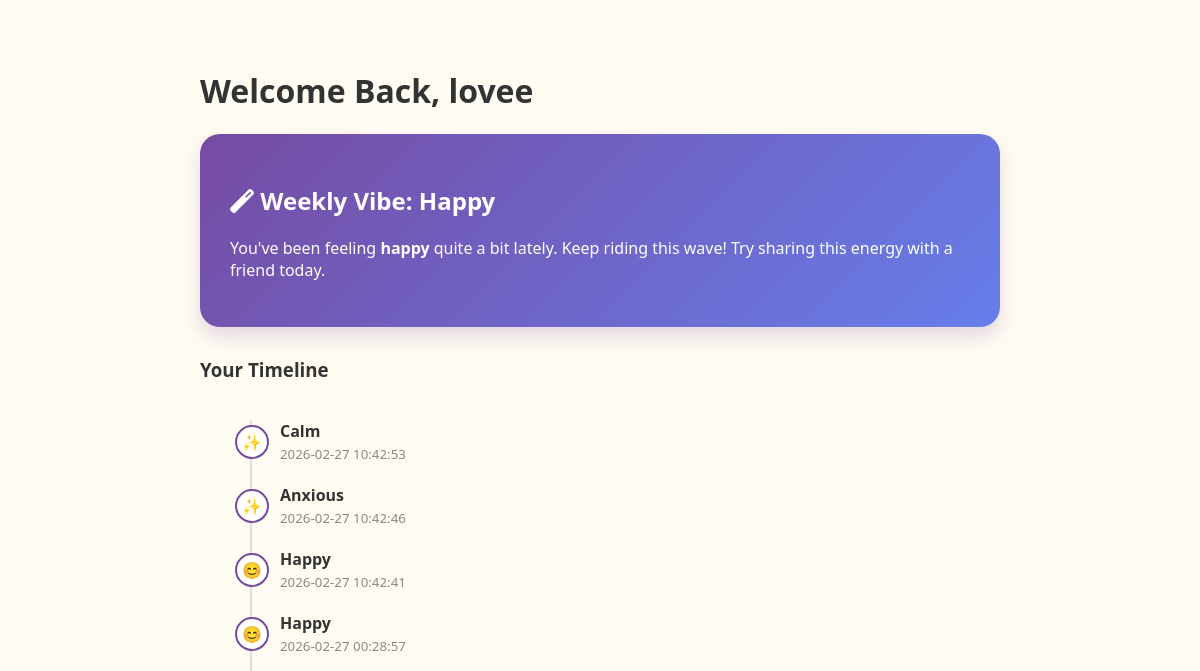
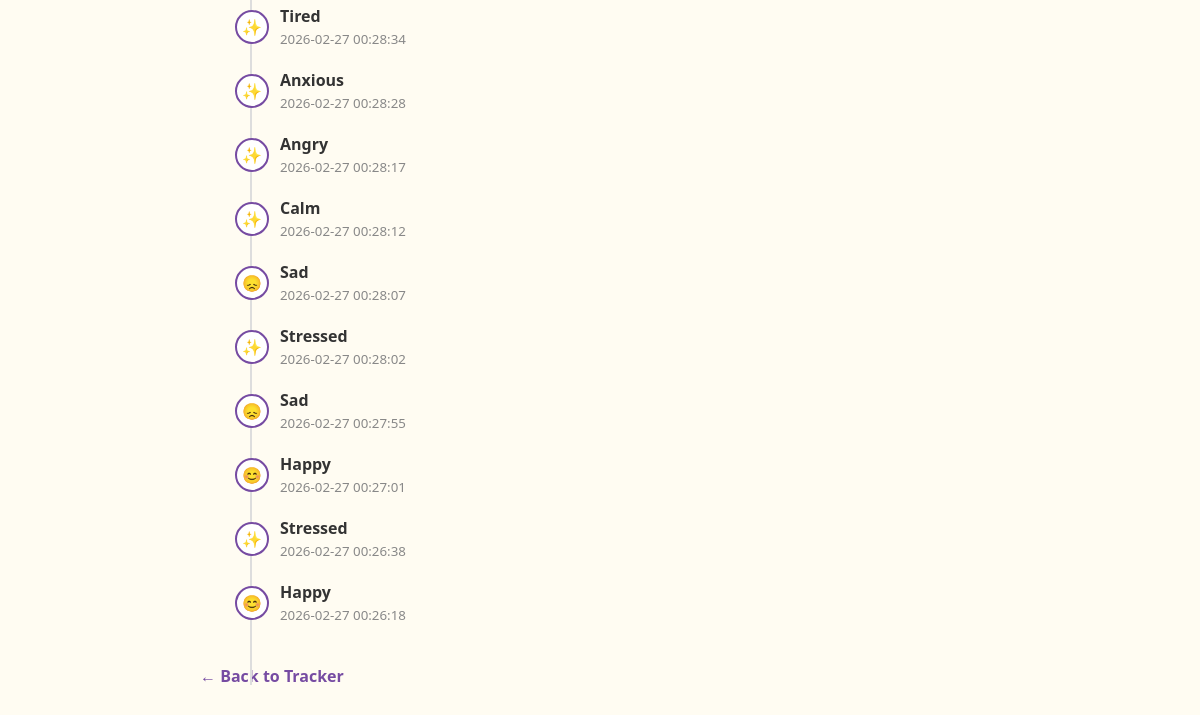
/history (signed in), run on an earlier commit of the app's database (2 pictures, top to bottom).
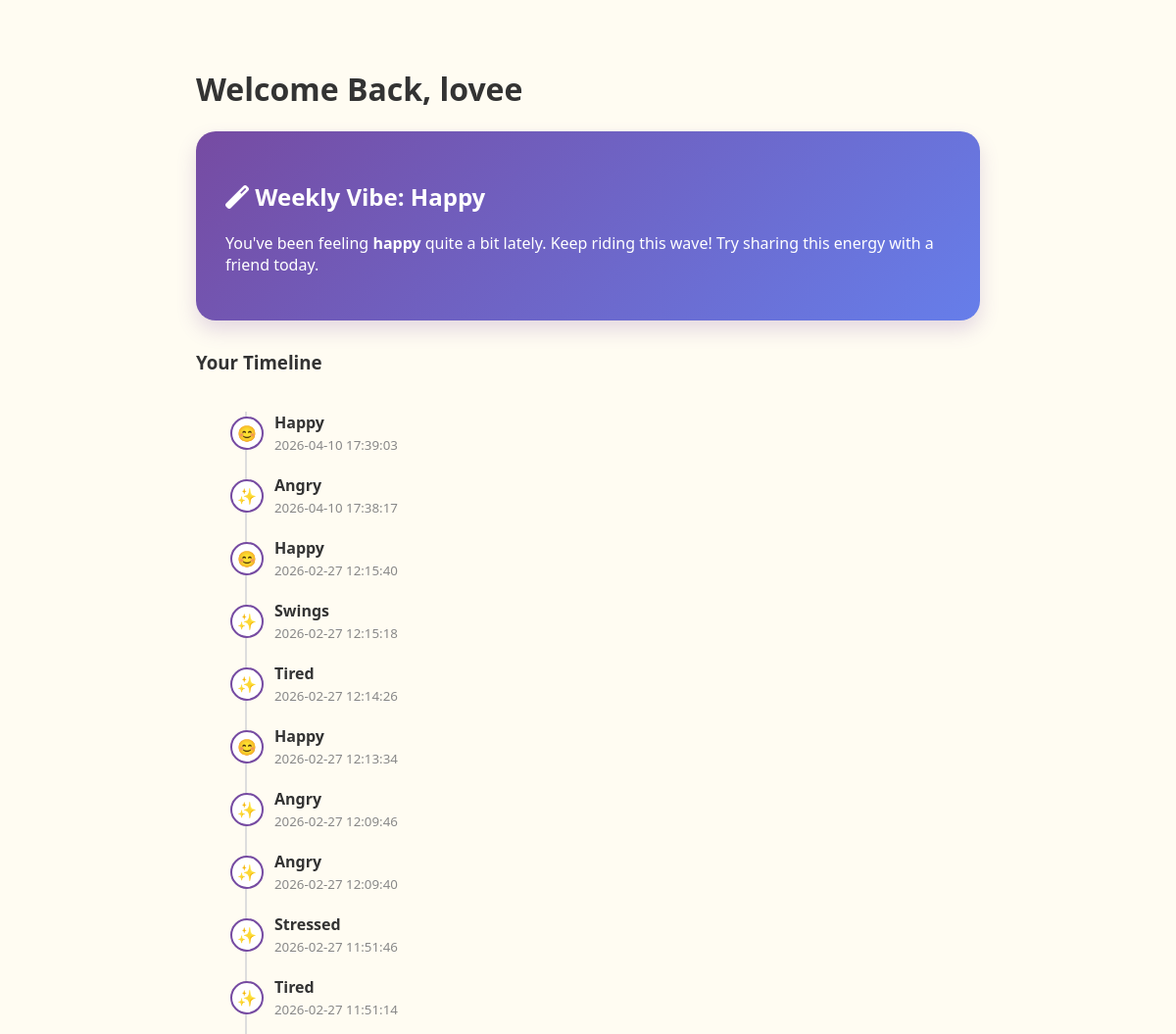
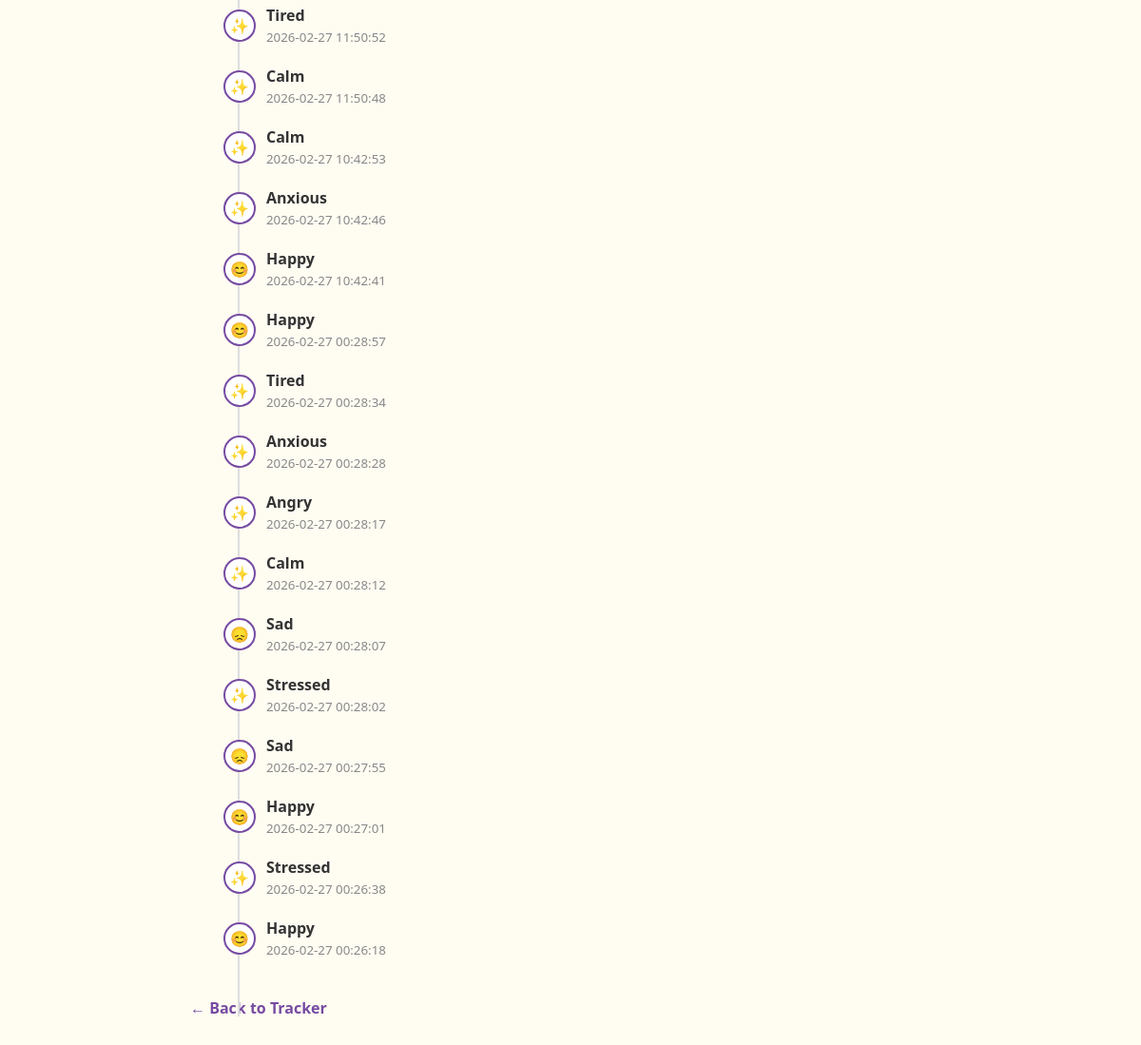
And on a later commit of the database (2 pictures, top to bottom).
### tables this page shows
CREATE TABLE mood_logs (
            id INTEGER PRIMARY KEY AUTOINCREMENT,
            username TEXT,
            mood TEXT,
            timestamp DATETIME
        );

### app.py (the view)
@app.route('/history')
def history():
    if 'user' not in session:
        return redirect(url_for('index'))
    username = session['user']
    conn = sqlite3.connect('database.db')
    cursor = conn.cursor()
    cursor.execute('SELECT mood, timestamp FROM mood_logs WHERE username = ? ORDER BY timestamp DESC', (username,))
    user_logs = cursor.fetchall()
    mood_counts = {}
    for mood, time in user_logs:
        mood_counts[mood] = mood_counts.get(mood, 0) + 1
    top_mood = max(mood_counts, key=mood_counts.get) if mood_counts else "New User"
    conn.close()
    return render_template('history.html', logs=user_logs, username=username, top_mood=top_mood)

### templates/history.html (shortened to what this page needs)
<!DOCTYPE html>
<html>
<head>
    <link rel="stylesheet" href="https://cdnjs.cloudflare.com/ajax/libs/font-awesome/6.0.0/css/all.min.css">
</head>
<body>
    <div class="container">
        <h1>Welcome Back, {{ username }}</h1>
        <div class="insight-card">
            <h2><i class="fas fa-magic"></i> Weekly Vibe: {{ top_mood.capitalize() }}</h2>
            <p>You've been feeling <strong>{{ top_mood }}</strong> quite a bit lately.
               {% if top_mood == 'happy' %}
               Keep riding this wave! Try sharing this energy with a friend today.
               {% elif top_mood == 'sad' or top_mood == 'stressed' %}
               It looks like a heavy week. Remember to take 5 minutes just for deep breathing.
               {% else %}
               You are finding your balance. Consistency is key!
               {% endif %}
            </p>
        </div>
        <h3>Your Timeline</h3>
        <div class="timeline">
            {% for mood, time in logs %}
            <div class="log-item">
                <div class="mood-icon">
                    {% if mood == 'happy' %}😊{% elif mood == 'sad' %}😞{% else %}✨{% endif %}
                </div>
                <div>
                    <strong>{{ mood.capitalize() }}</strong> <br>
                    <small style="color: #888;">{{ time }}</small>
                </div>
            </div>
            {% endfor %}
        </div>
        <a href="/tracker" style="text-decoration: none; color: #764ba2; font-weight: bold;">← Back to Tracker</a>
    </div>
</body>
</html>

### templates/history.html (style rules this page uses)
body { font-family: 'Segoe UI', sans-serif; background: #fffcf2; color: #333; padding: 40px; }
.container { max-width: 800px; margin: 0 auto; }
.insight-card { background: linear-gradient(135deg, #764ba2 0%, #667eea 100%); color: white; padding: 30px; border-radius: 20px; margin-bottom: 30px; box-shadow: 0 10px 20px rgba(118, 75, 162, 0.2); }
.timeline { position: relative; padding: 20px 0; }
.timeline::before { content: ''; position: absolute; left: 50px; width: 2px; height: 100%; background: #ddd; }
.log-item { position: relative; margin-bottom: 20px; padding-left: 80px; display: flex; align-items: center; }
.mood-icon { position: absolute; left: 35px; width: 30px; height: 30px; background: white; border: 2px solid #764ba2; border-radius: 50%; text-align: center; line-height: 30px; }

What changed in the data, as far as the page shows it:
added mood_logs: capitalize "Happy", mood "happy", timestamp "2026-04-10 17:39:03"
added mood_logs: capitalize "Angry", timestamp "2026-04-10 17:38:17"
added mood_logs: capitalize "Happy", timestamp "2026-02-27 12:15:40"
added mood_logs: capitalize "Swings", timestamp "2026-02-27 12:15:18"
added mood_logs: capitalize "Tired", timestamp "2026-02-27 12:14:26"
added mood_logs: capitalize "Happy", timestamp "2026-02-27 12:13:34"
added mood_logs: capitalize "Angry", timestamp "2026-02-27 12:09:46"
added mood_logs: capitalize "Angry", timestamp "2026-02-27 12:09:40"
added mood_logs: capitalize "Stressed", timestamp "2026-02-27 11:51:46"
added mood_logs: capitalize "Tired", timestamp "2026-02-27 11:51:14"
added mood_logs: capitalize "Tired", timestamp "2026-02-27 11:50:52"
added mood_logs: capitalize "Calm", timestamp "2026-02-27 11:50:48"
